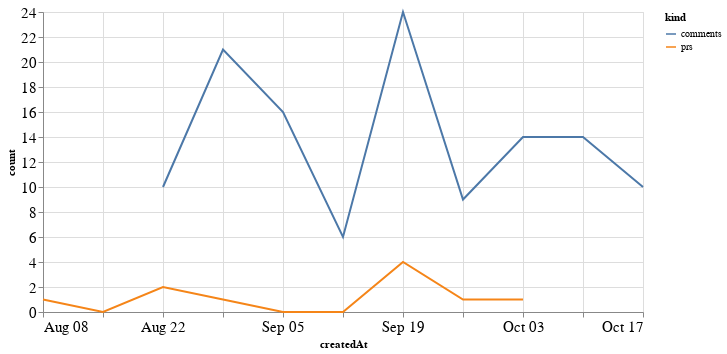

Notebook code cell kept with this figure:
### Code cell
alt.Chart(total_time, width=600).mark_line().encode(
    x='createdAt',
    y='count',
    color='kind'
)

### Figure 1 — Vega-Lite specification as saved in the notebook (floating-point values rounded to 4 significant figures)
{"config": {"axisLeft": {"labelFontSize": 15}, "axisBottom": {"labelFontSize": 15}}, "data": {"name": "data-eb41b83c5c236fb4f27e5fa8bc704f82"}, "mark": "line", "encoding": {"color": {"type": "nominal", "field": "kind"}, "x": {"type": "temporal", "field": "createdAt"}, "y": {"type": "quantitative", "field": "count"}}, "width": 600, "$schema": "https://vega.github.io/schema/vega-lite/v4.8.1.json", "datasets": {"data-eb41b83c5c236fb4f27e5fa8bc704f82": [{"createdAt": "2021-08-08T00:00:00", "kind": "prs", "count": 1.0}, {"createdAt": "2021-08-15T00:00:00", "kind": "prs", "count": 0.0}, {"createdAt": "2021-08-22T00:00:00", "kind": "prs", "count": 2.0}, {"createdAt": "2021-08-29T00:00:00", "kind": "prs", "count": 1.0}, {"createdAt": "2021-09-05T00:00:00", "kind": "prs", "count": 0.0}, {"createdAt": "2021-09-12T00:00:00", "kind": "prs", "count": 0.0}, {"createdAt": "2021-09-19T00:00:00", "kind": "prs", "count": 4.0}, {"createdAt": "2021-09-26T00:00:00", "kind": "prs", "count": 1.0}, {"createdAt": "2021-10-03T00:00:00", "kind": "prs", "count": 1.0}, {"createdAt": "2021-10-10T00:00:00", "kind": "prs", "count": null}, {"createdAt": "2021-10-17T00:00:00", "kind": "prs", "count": null}, {"createdAt": "2021-08-08T00:00:00", "kind": "comments", "count": null}, {"createdAt": "2021-08-15T00:00:00", "kind": "comments", "count": null}, {"createdAt": "2021-08-22T00:00:00", "kind": "comments", "count": 10.0}, {"createdAt": "2021-08-29T00:00:00", "kind": "comments", "count": 21.0}, {"createdAt": "2021-09-05T00:00:00", "kind": "comments", "count": 16.0}, {"createdAt": "2021-09-12T00:00:00", "kind": "comments", "count": 6.0}, {"createdAt": "2021-09-19T00:00:00", "kind": "comments", "count": 24.0}, {"createdAt": "2021-09-26T00:00:00", "kind": "comments", "count": 9.0}, {"createdAt": "2021-10-03T00:00:00", "kind": "comments", "count": 14.0}, {"createdAt": "2021-10-10T00:00:00", "kind": "comments", "count": 14.0}, {"createdAt": "2021-10-17T00:00:00", "kind": "comments", "count": 10.0}]}}
